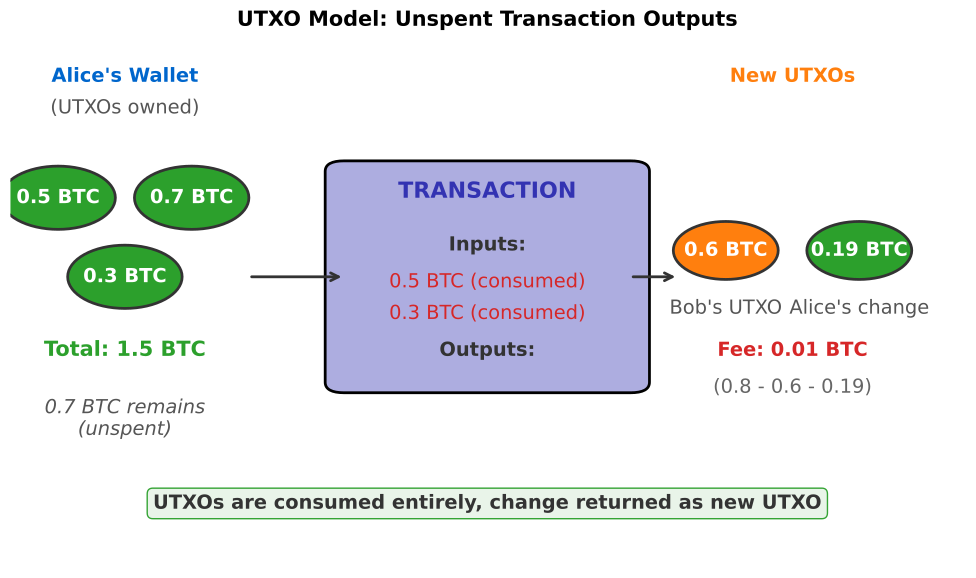

Here is the Python script that generated this plot:
"""
UTXO Model Visualization
Shows how unspent transaction outputs work as coins
"""

import matplotlib.pyplot as plt
import matplotlib.patches as patches
from matplotlib.patches import FancyBboxPatch, FancyArrowPatch, Circle
import numpy as np
from pathlib import Path

CHART_METADATA = {
    'title': 'UTXO Model',
    'url': 'https://github.com/Digital-AI-Finance/Blockchain_Crypto/tree/main/Module_A_Blockchain_Foundations/L06_Bitcoin_Protocol/charts/01_utxo_model'
}

plt.rcParams.update({
    'font.size': 14,
    'axes.labelsize': 14,
    'axes.titlesize': 16,
    'xtick.labelsize': 12,
    'ytick.labelsize': 12,
    'legend.fontsize': 12,
    'figure.figsize': (10, 6),
    'figure.dpi': 150
})

MLPURPLE = '#3333B2'
MLBLUE = '#0066CC'
MLORANGE = '#FF7F0E'
MLGREEN = '#2CA02C'
MLRED = '#D62728'
MLLAVENDER = '#ADADE0'

fig, ax = plt.subplots(figsize=(10, 6))

# Draw wallet UTXOs on left
ax.text(0.12, 0.92, "Alice's Wallet", ha='center', fontsize=14, fontweight='bold', color=MLBLUE)
ax.text(0.12, 0.86, "(UTXOs owned)", ha='center', fontsize=11, color='#555')

# UTXOs as coins
utxos = [
    (0.05, 0.70, '0.5 BTC', MLGREEN),
    (0.12, 0.55, '0.3 BTC', MLGREEN),
    (0.19, 0.70, '0.7 BTC', MLGREEN),
]

for x, y, label, color in utxos:
    coin = Circle((x, y), 0.06, facecolor=color, edgecolor='#333', linewidth=2)
    ax.add_patch(coin)
    ax.text(x, y, label, ha='center', va='center', fontsize=10, fontweight='bold', color='white')

ax.text(0.12, 0.40, 'Total: 1.5 BTC', ha='center', fontsize=12, fontweight='bold', color=MLGREEN)

# Transaction in center
tx_box = FancyBboxPatch((0.35, 0.35), 0.30, 0.40,
                         boxstyle="round,pad=0.02", facecolor=MLLAVENDER,
                         edgecolor='black', linewidth=2)
ax.add_patch(tx_box)
ax.text(0.50, 0.70, 'TRANSACTION', ha='center', fontsize=13, fontweight='bold', color=MLPURPLE)

# Inputs
ax.text(0.50, 0.60, 'Inputs:', ha='center', fontsize=11, fontweight='bold', color='#333')
ax.text(0.50, 0.53, '0.5 BTC (consumed)', ha='center', fontsize=10, color=MLRED)
ax.text(0.50, 0.47, '0.3 BTC (consumed)', ha='center', fontsize=10, color=MLRED)

# Outputs
ax.text(0.50, 0.40, 'Outputs:', ha='center', fontsize=11, fontweight='bold', color='#333')

# Arrow from UTXOs to TX
ax.annotate('', xy=(0.35, 0.55), xytext=(0.25, 0.55),
            arrowprops=dict(arrowstyle='->', color='#333', lw=2))

# New UTXOs on right
ax.text(0.82, 0.92, 'New UTXOs', ha='center', fontsize=14, fontweight='bold', color=MLORANGE)

# Output UTXOs
new_utxos = [
    (0.75, 0.60, '0.6 BTC', MLORANGE, "Bob's UTXO"),
    (0.89, 0.60, '0.19 BTC', MLGREEN, "Alice's change"),
]

for x, y, label, color, desc in new_utxos:
    coin = Circle((x, y), 0.055, facecolor=color, edgecolor='#333', linewidth=2)
    ax.add_patch(coin)
    ax.text(x, y, label, ha='center', va='center', fontsize=9, fontweight='bold', color='white')
    ax.text(x, y - 0.12, desc, ha='center', fontsize=10, color='#555')

# Arrow from TX to outputs
ax.annotate('', xy=(0.70, 0.55), xytext=(0.65, 0.55),
            arrowprops=dict(arrowstyle='->', color='#333', lw=2))

# Fee annotation
ax.text(0.82, 0.40, 'Fee: 0.01 BTC', ha='center', fontsize=11,
        fontweight='bold', color=MLRED)
ax.text(0.82, 0.33, '(0.8 - 0.6 - 0.19)', ha='center', fontsize=10, color='#666')

# Key insight box
insight_text = 'UTXOs are consumed entirely, change returned as new UTXO'
props = dict(boxstyle='round,pad=0.3', facecolor='#E8F4E8', edgecolor=MLGREEN, alpha=0.95)
ax.text(0.50, 0.12, insight_text, ha='center', va='center', fontsize=11,
        fontweight='bold', bbox=props, color='#333')

# Remaining UTXO annotation
ax.text(0.12, 0.25, '0.7 BTC remains\n(unspent)', ha='center', fontsize=10,
        color='#555', style='italic')

ax.set_xlim(0, 1)
ax.set_ylim(0, 1)
ax.axis('off')

plt.title('UTXO Model: Unspent Transaction Outputs', fontweight='bold', fontsize=15, pad=10)
plt.tight_layout()

output_path = Path(__file__).parent / 'chart.pdf'
plt.savefig(output_path, bbox_inches='tight', dpi=300)
print(f"Chart saved to: {output_path.absolute()}")
plt.close()
